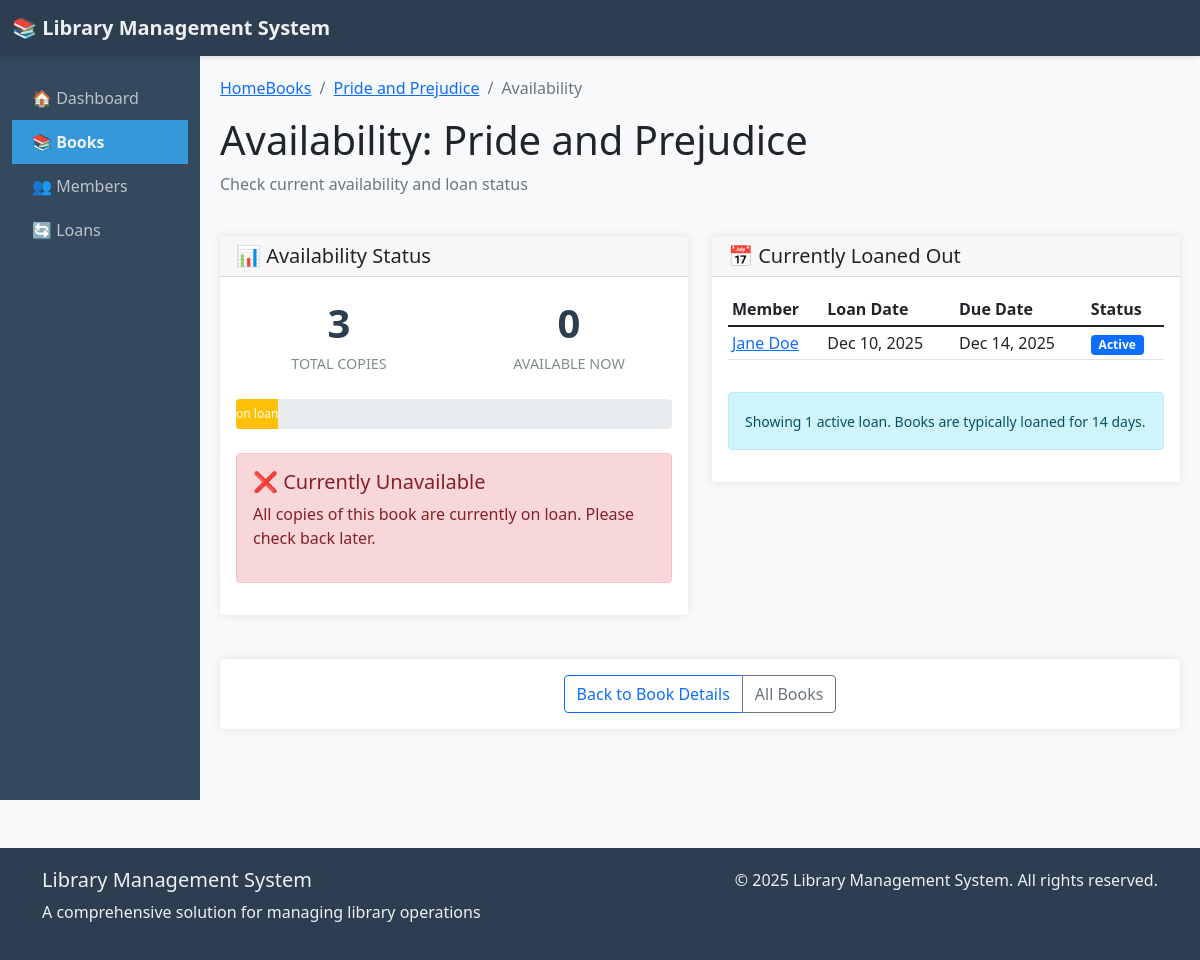
Screenshot of /library/books/5/availability/ with the database file from the repository.
### library/models.py (models this page shows, shortened)
class Book(models.Model):
    GENRE_CHOICES = [
        ('FIC', 'Fiction'),
        ('NON', 'Non-Fiction'),
        ('SCI', 'Science'),
        ('HIS', 'History'),
        ('BIO', 'Biography'),
        ('FAN', 'Fantasy'),
        ('MYS', 'Mystery'),
        ('ROM', 'Romance'),
        ('TEC', 'Technology'),
        ('ART', 'Art'),
    ]
    title = models.CharField(max_length=200)
    author = models.CharField(max_length=100)
    isbn = models.CharField('ISBN', max_length=13, unique=True,
                          help_text='13-character ISBN number')
    genre = models.CharField(max_length=3, choices=GENRE_CHOICES, default='FIC')
    published_date = models.DateField()
    publisher = models.CharField(max_length=100)
    description = models.TextField(blank=True)
    quantity = models.PositiveIntegerField(default=1, validators=[MinValueValidator(0)])
    available_copies = models.PositiveIntegerField(default=1, validators=[MinValueValidator(0)])
    created_at = models.DateTimeField(auto_now_add=True)
    updated_at = models.DateTimeField(auto_now=True)
    class Meta:
        ordering = ['title']
        verbose_name = 'Book'
        verbose_name_plural = 'Books'
    def is_available(self):
        return self.available_copies > 0

class Loan(models.Model):
    STATUS_CHOICES = [
        ('ACT', 'Active'),
        ('RET', 'Returned'),
        ('OVE', 'Overdue'),
        ('CAN', 'Cancelled'),
    ]
    book = models.ForeignKey(Book, on_delete=models.CASCADE, related_name='loans')
    member = models.ForeignKey(Member, on_delete=models.CASCADE, related_name='loans')
    loan_date = models.DateField(auto_now_add=True)
    due_date = models.DateField()
    return_date = models.DateField(blank=True, null=True)
    status = models.CharField(max_length=3, choices=STATUS_CHOICES, default='ACT')
    fine_amount = models.DecimalField(max_digits=6, decimal_places=2, default=0.00)
    fine_paid = models.BooleanField(default=False)
    notes = models.TextField(blank=True)
    class Meta:
        ordering = ['-loan_date']
        verbose_name = 'Loan'
        verbose_name_plural = 'Loans'
        unique_together = ['book', 'member', 'loan_date']

class Member(models.Model):
    MEMBERSHIP_CHOICES = [
        ('REG', 'Regular'),
        ('PRE', 'Premium'),
        ('STU', 'Student'),
        ('SEN', 'Senior'),
    ]
    user = models.OneToOneField(User, on_delete=models.CASCADE, null=True, blank=True)
    first_name = models.CharField(max_length=50)
    last_name = models.CharField(max_length=50)
    email = models.EmailField(unique=True)
    phone = models.CharField(max_length=15, blank=True)
    address = models.TextField(blank=True)
    membership_type = models.CharField(max_length=3, choices=MEMBERSHIP_CHOICES, default='REG')
    membership_start_date = models.DateField(auto_now_add=True)
    membership_end_date = models.DateField(blank=True, null=True)
    max_books_allowed = models.PositiveIntegerField(default=5, validators=[MinValueValidator(1), MaxValueValidator(20)])
    current_books_borrowed = models.PositiveIntegerField(default=0, validators=[MinValueValidator(0)])
    is_active = models.BooleanField(default=True)
    class Meta:
        ordering = ['last_name', 'first_name']
        verbose_name = 'Member'
        verbose_name_plural = 'Members'
    @property
    def full_name(self):
        return f"{self.first_name} {self.last_name}"

### library/views.py (the view)
# urls.py: path('books/<int:pk>/availability/', views.book_availability, name='book_availability'),
def book_availability(request, pk):
    book = get_object_or_404(Book, pk=pk)
    active_loans = book.loans.filter(status='ACT').select_related('member')
    context = {
        'book': book,
        'active_loans': active_loans,
    }
    return render(request, 'books/book_availability.html', context)

### templates/books/book_availability.html (shortened to what this page needs)
{% extends 'base.html' %}
{% block content %}
<div class="row mb-4">
    <div class="col-12">
        <nav aria-label="breadcrumb">
            <ol class="breadcrumb">
                <li class="breadcsrumb-item"><a href="{% url 'home' %}">Home</a></li>
                <li class="breadcrumb-item"><a href="{% url 'book_list' %}">Books</a></li>
                <li class="breadcrumb-item"><a href="{% url 'book_detail' book.pk %}">{{ book.title|truncatechars:20 }}</a></li>
                <li class="breadcrumb-item active" aria-current="page">Availability</li>
            </ol>
        </nav>
        <h1>Availability: {{ book.title }}</h1>
        <p class="text-muted">Check current availability and loan status</p>
    </div>
</div>
<div class="row">
    <div class="col-md-6">
        <div class="card">
            <div class="card-header">
                <h5 class="mb-0">📊 Availability Status</h5>
            </div>
            <div class="card-body">
                <div class="row text-center">
                    <div class="col-6">
                        <div class="stat-number">{{ book.quantity }}</div>
                        <div class="stat-label">Total Copies</div>
                    </div>
                    <div class="col-6">
                        <div class="stat-number">{{ book.available_copies }}</div>
                        <div class="stat-label">Available Now</div>
                    </div>
                </div>
                {% with loaned_copies=book.quantity|add:"-"|add:book.available_copies %}
                <div class="progress mt-4" style="height: 30px;">
                    {% widthratio book.available_copies book.quantity 100 as available_percent %}
                    {% widthratio loaned_copies book.quantity 100 as loaned_percent %}
                    <div class="progress-bar bg-warning" role="progressbar"
                         style="width: {{ loaned_percent }}%">
                        {{ loaned_copies }} on loan
                    </div>
                </div>
                {% endwith %}
                <div class="mt-4">
                    <div class="alert {% if book.is_available %}alert-success{% else %}alert-danger{% endif %}">
                        <h5 class="alert-heading">
                            {% if book.is_available %}
                                ✅ Available for Loan
                            {% else %}
                                ❌ Currently Unavailable
                            {% endif %}
                        </h5>
                        {% if book.is_available %}
                            <p>This book is available for borrowing. There are {{ book.available_copies }} copy{{ book.available_copies|pluralize }} available.</p>
                        {% else %}
                            <p>All copies of this book are currently on loan. Please check back later.</p>
                        {% endif %}
                    </div>
                </div>
            </div>
        </div>
    </div>
    <div class="col-md-6">
        <div class="card">
            <div class="card-header">
                <h5 class="mb-0">📅 Currently Loaned Out</h5>
            </div>
            <div class="card-body">
                {% if active_loans %}
                    <div class="table-responsive">
                        <table class="table table-sm">
                            <thead>
                                <tr>
                                    <th>Member</th>
                                    <th>Loan Date</th>
                                    <th>Due Date</th>
                                    <th>Status</th>
                                </tr>
                            </thead>
                            <tbody>
                                {% for loan in active_loans %}
                                <tr {% if loan.status == 'OVE' %}class="table-warning"{% endif %}>
                                    <td>
                                        <a href="{% url 'member_detail' loan.member.pk %}">
                                            {{ loan.member.full_name }}
                                        </a>
                                    </td>
                                    <td>{{ loan.loan_date|date:"M d, Y" }}</td>
                                    <td>
                                        {{ loan.due_date|date:"M d, Y" }}
                                    </td>
                                    <td>
                                        <span class="badge {% if loan.status == 'ACT' %}bg-primary{% elif loan.status == 'OVE' %}bg-warning text-dark{% else %}bg-secondary{% endif %}">
                                            {{ loan.get_status_display }}
                                        </span>
                                    </td>
                                </tr>
                                {% endfor %}
                            </tbody>
                        </table>
                    </div>
                    <div class="alert alert-info mt-3">
                        <small>
                            Showing {{ active_loans|length }} active loan{{ active_loans|pluralize }}.
                            Books are typically loaned for 14 days.
                        </small>
                    </div>
                {% else %}
                    <div class="text-center py-4">
                        <i class="bi bi-check-circle" style="font-size: 3rem; color: #28a745;"></i>
                        <h5 class="mt-3">No Active Loans</h5>
                        <p class="text-muted">All copies of this book are available for borrowing.</p>
                    </div>
                {% endif %}
            </div>
        </div>
    </div>
</div>
<div class="row mt-4">
    <div class="col-12">
        <div class="card">
            <div class="card-body text-center">
                <div class="btn-group">
                    <a href="{% url 'book_detail' book.pk %}" class="btn btn-outline-primary">
                         Back to Book Details
                    </a>
                    <a href="{% url 'book_list' %}" class="btn btn-outline-secondary">
                         All Books
                    </a>
                </div>
            </div>
        </div>
    </div>
</div>
{% endblock %}

### templates/base.html (style rules this page uses)
body { background-color: #f8f9fa; font-family: 'Segoe UI', Tahoma, Geneva, Verdana, sans-serif; }
.card { border: none; box-shadow: 0 0 10px rgba(0,0,0,.1); margin-bottom: 20px; transition: transform 0.3s; }
.stat-number { font-size: 2.5rem; font-weight: bold; color: #2c3e50; }
.stat-label { color: #7f8c8d; text-transform: uppercase; font-size: 0.9rem; }

### rows the page displays
Book: title "Pride and Prejudice", quantity "3", available_copies "0"
Loan: member.full_name "Jane Doe", loan_date "Dec 10, 2025", due_date "Dec 14, 2025", status "Active"

### other values shown
{{ active_loans|length }} "1"
